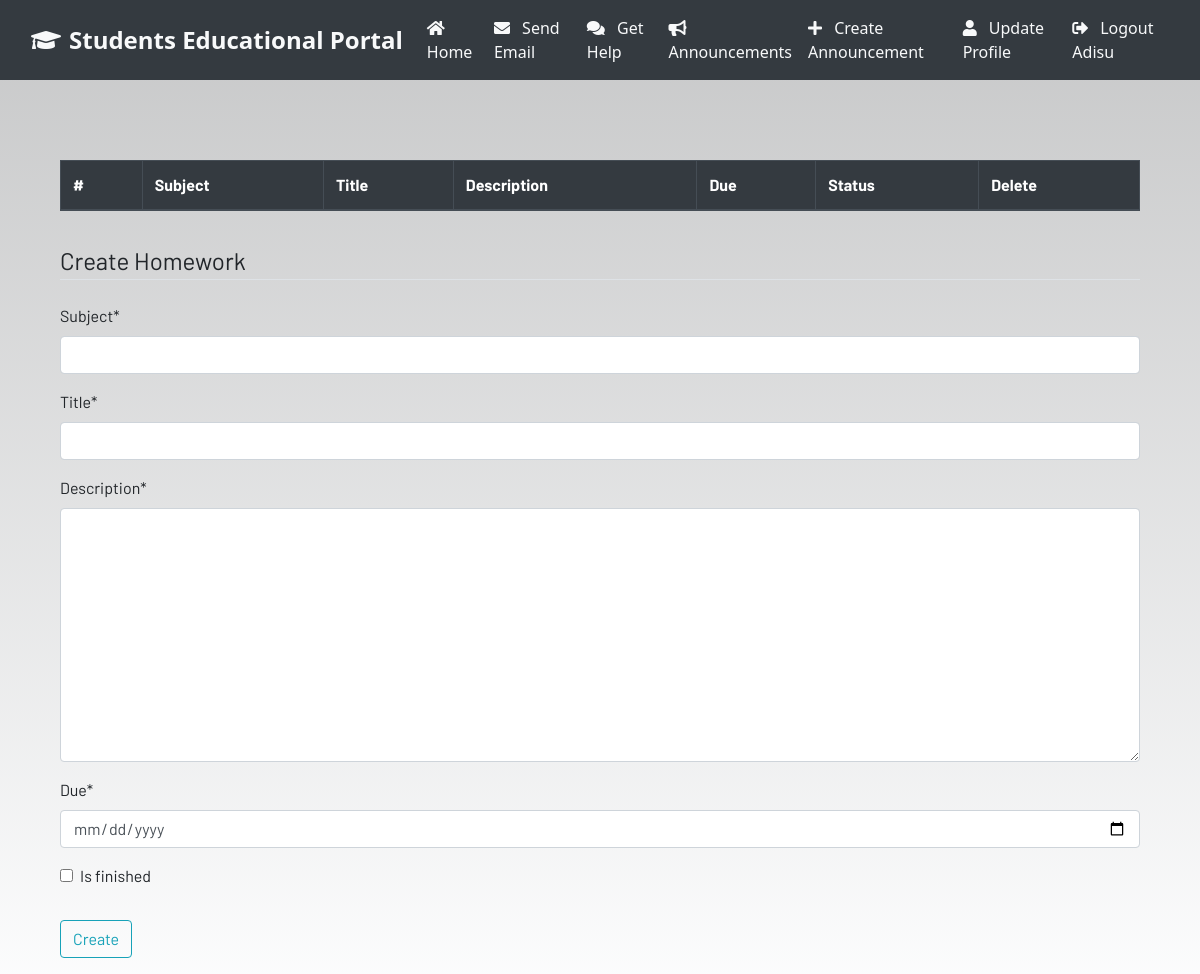
/homework/ (signed in), run on an earlier commit of the app's database.
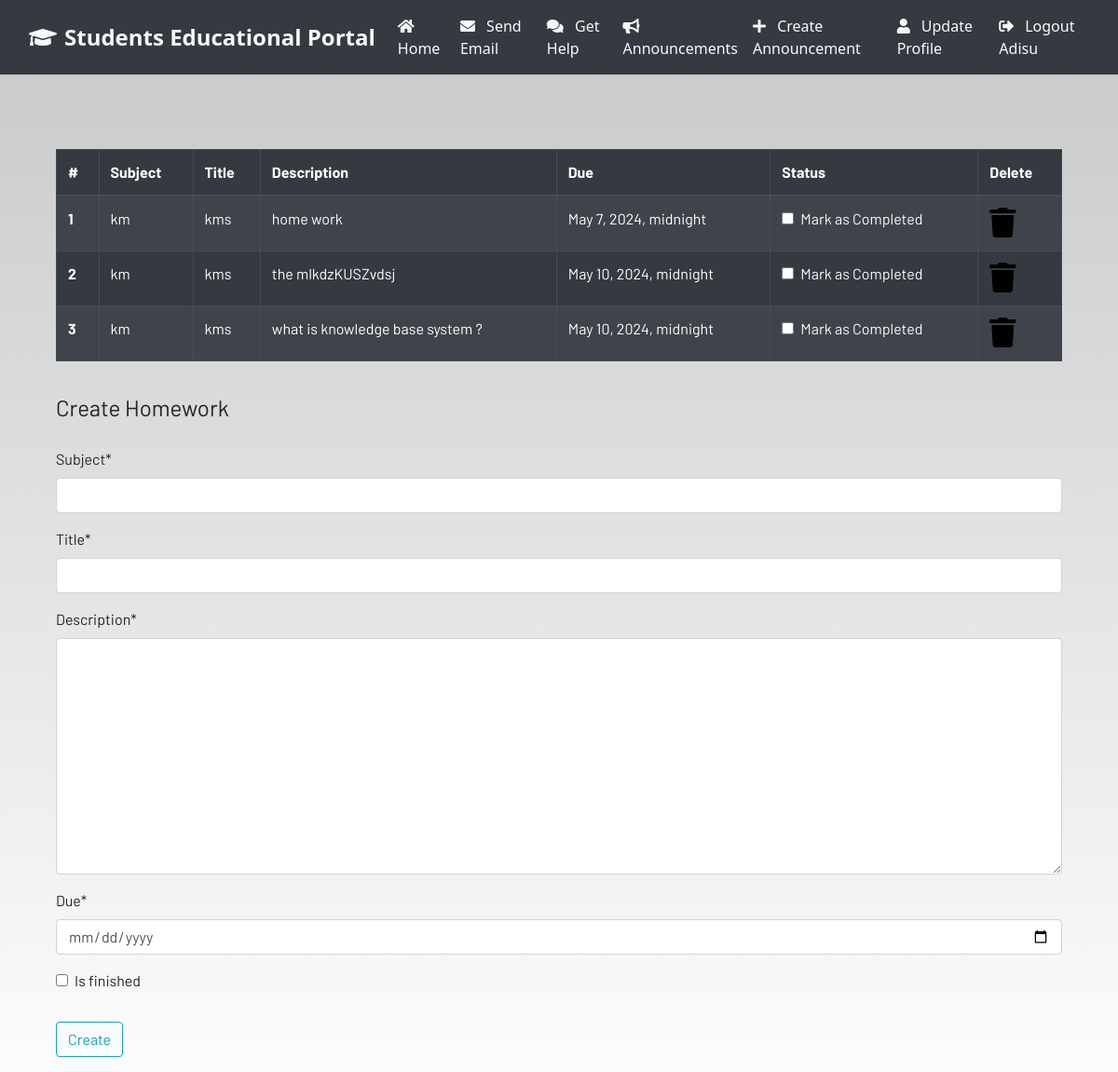
And on a later commit of the database.
### dashboard/models.py (models this page shows, shortened)
class Homework(models.Model):
    user = models.ForeignKey(User, on_delete=models.CASCADE)
    subject = models.CharField(max_length=50)
    title = models.CharField(max_length=100)
    description = models.TextField()
    due = models.DateTimeField()
    is_finished=models.BooleanField(default=False)

### dashboard/views.py (the view)
# urls.py: path('homework/', views.homework, name="homework"),
@login_required
def homework(request):
    if request.method == "POST":
        form = HomeworkForm(request.POST)
        if form.is_valid():
            try:
                finished = request.POST['is_finished']
                if finished == 'on':
                    finished = True
                else:
                    finished = False
            except:
                finished = False
            homeworks = Homework(
                user=request.user,
                subject=request.POST['subject'],
                title=request.POST['title'],
                description=request.POST['description'],
                due=request.POST['due'],
                is_finished=finished
            )
            homeworks.save()
            messages.success(request, f'Homework Added from {request.user.username}!!')
            return redirect("homework")
    else:
        form = HomeworkForm()
    homework = Homework.objects.filter(user=request.user).order_by("due")
    if len(homework) == 0:
        homework_done = True
    else:
        homework_done = False
    context = {
        'homeworks': homework,
        'homeworks_done': homework_done,
        'form': form,
    }
    return render(request, 'dashboard/homework.html', context)

### dashboard/forms.py
class HomeworkForm(forms.ModelForm):
    class Meta:
        model = Homework
        widgets = {'due':DateInput()}
        fields = ['subject','title','description','due','is_finished']

### dashboard/templates/dashboard/homework.html (shortened to what this page needs)
{% extends 'dashboard/base.html' %}
{% load static %}
{% load crispy_forms_tags %}
{% block content %}
<div class="container">
{% if not homework_done %}
  <table class="table table-striped table-bordered table-hover table-dark">
    <thead>
      <tr>
        <th scope="col">#</th>
        <th scope="col">Subject</th>
        <th scope="col">Title</th>
        <th scope="col">Description</th>
        <th scope="col">Due</th>
        <th scope="col">Status</th>
        <th scope="col">Delete</th>
      </tr>
    </thead>
    <tbody>
      {% for homework in homeworks %}
      <tr>
        <th scope="row">{{forloop.counter}}</th>
        <td>{{homework.subject}}</td>
        <td>{{homework.title}}</td>
        <td>{{homework.description}}</td>
        <td>{{homework.due}}</td>
        <td>
          <a href="{% url 'update-homework' homework.id %}">
            <div class="form-check">
                {% if homework.is_finished == True %}
                <input class="form-check-input" type="checkbox" value="" checked/>
                {% else %}
                <input class="form-check-input" type="checkbox" value=""/>
                {% endif %}
                <label class="form-check-label text-light" for="flexCheckDefault">
                    Mark as Completed
                </label>
            </div>
          </a>
        </td>
        <td>
          <a href="{% url 'delete-homework' homework.id %}"><i class="fa fa-trash fa-2x"></i></a>
        </td>
      </tr>
      {% endfor %}
    </tbody>
  </table>
{% else %}
  <h4>All homeworks are completed!! Create to have more!!</h4>
{% endif %}
</div>
<div class="container">
  <form method="POST" autocomplete="off">
    <fieldset class="form-group">
      <legend class="border-bottom mb-4">Create Homework</legend>
      {{form|crispy}}
    </fieldset>
    <div class="form-group">
      <button href="" class="btn btn-outline-info" type="submit">Create</button>
    </div>
  </form>
</div>
{% endblock content %}

What changed in the data, as far as the page shows it:
added Homework: subject "km", title "kms", description "home work", due "May 7, 2024, midnight"
added Homework: subject "km", title "kms", description "the mlkdzKUSZvdsj", due "May 10, 2024, midnight"
added Homework: subject "km", title "kms", description "what is knowledge base system ?", due "May 10, 2024, midnight"
